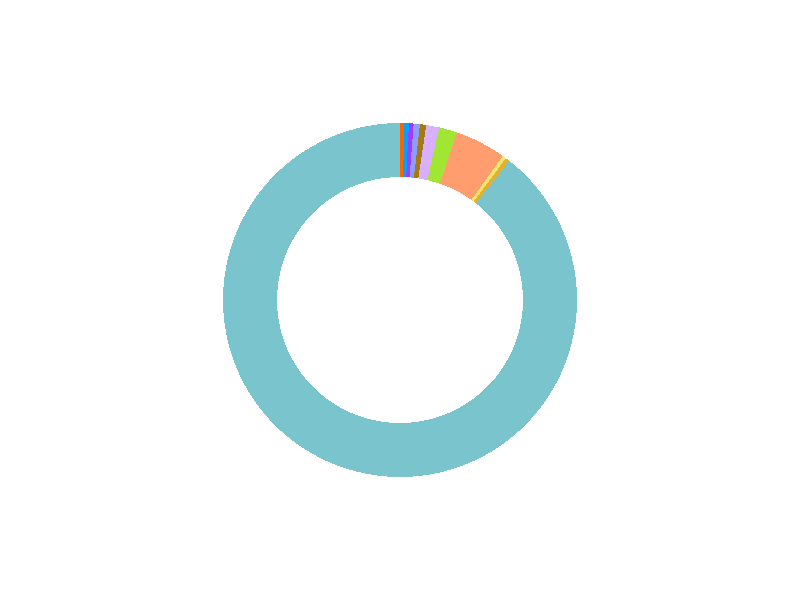
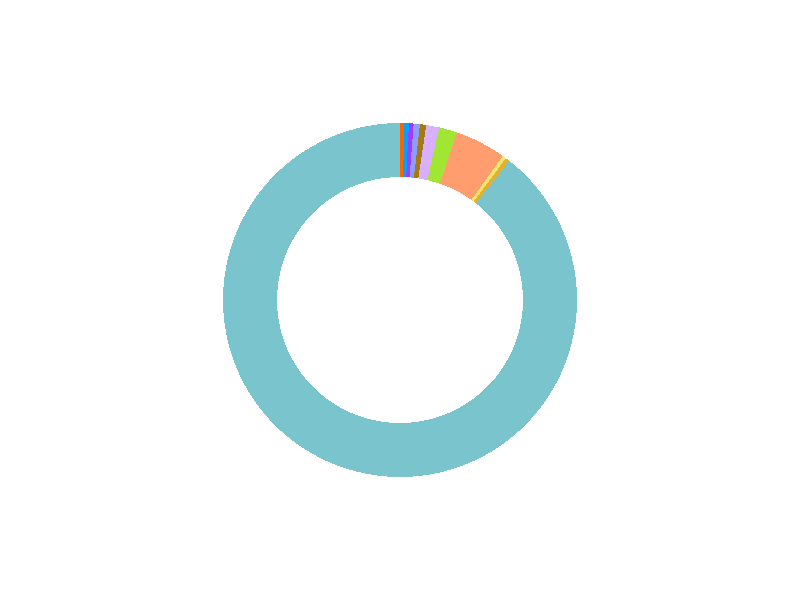

Write R code to recreate these figures, in order.
library(ggplot2)
data<-data.frame(variable=c(13253,
                           687,
                            247,
                            177,
                            85,
                            84,
                            64,
                            60,
                            59,
                            57,
                            51), group = paste0("a", 1:11))
ggplot(data, aes(x = 3, y = variable, fill = group))+ geom_col() +
  coord_polar(theta = "y") +xlim(c(0.5, 4.5))+theme_void()+theme(legend.position = "none")+
  scale_fill_manual(breaks=c("a1","a2","a3","a4","a5","a6","a7","a8","a9","a10","a11"),values=c("#7AC5CD","#ff9d6f",
                                                                                                "#A0E632","#D8B0FF",
                                                                                                "#A67A13","#8E9CFF","#9D3CFF",
                                                                                                "#00A0FF","#FB6501","#E6AF2D",
                                                                                                "#EDE76D"))
ggsave("Fig.1d.tiff",width=5.5,height=5,path="I:/Tidal/R_data/Fig.1d") 
